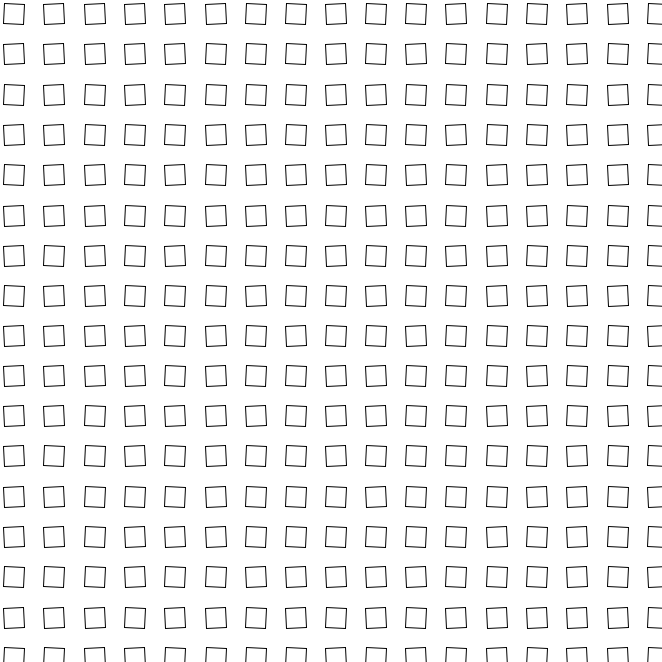
Frame 1 (no input)
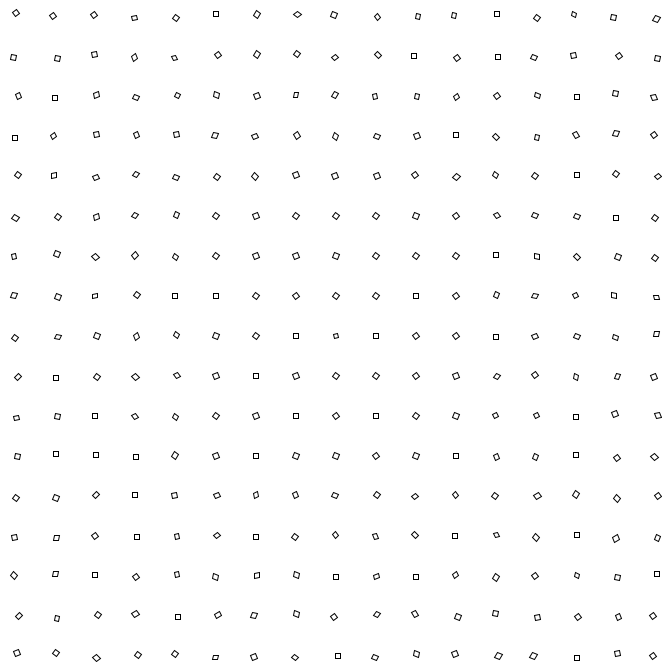
Frame 60 (the mouse pressed at the canvas centre just before this capture)
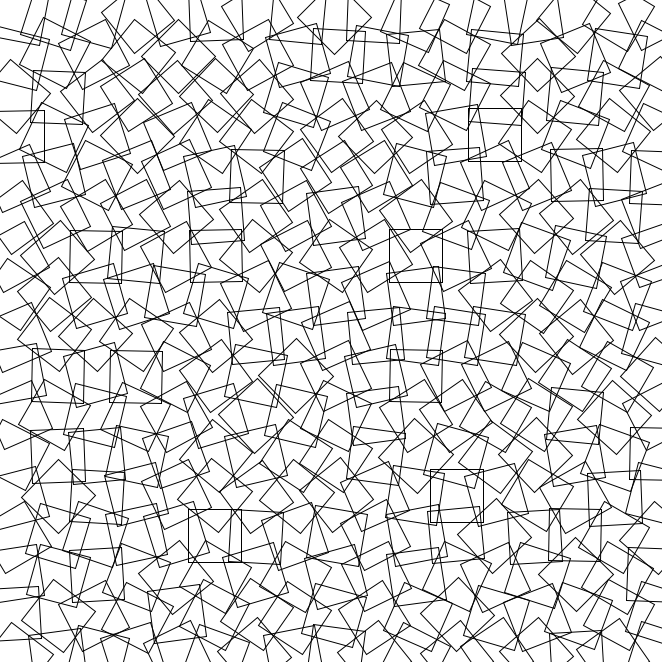
Frame 120 (the mouse held since frame 60 and released just before this capture)

The Processing sketch that drew these frames (run headless with seeded random() and noise(); from frame 60 on, the mouse is pressed at the canvas centre):

// Processing sketch: please_spin
// ── please_spin.pde
/* control the size of the squares by moving your mouse to the right or left! */

int count = 0;

SquareSpin[] square = new SquareSpin[300];

void setup() { 
  size(662, 662);
 
 //oh my god, i can't believe i'm about to use loops in loops like this...
 for (int a = -320; a <= 320; a = a + 40) {
  for (int b = -320; b <= 320; b = b + 40) {
    square[count] = new SquareSpin(a, b);
    count++;
  }
 }
 //amazing!!
 
}

void draw() {
 background(255);
 pushMatrix();
 translate(width/128, height/128);
 
 //mapping the mouse position to the size of the square
 int f = 0;
 float d = map(mouseX, 0, width, 5, 100);

 while (f < count) {
   square[f].go();
   square[f].show();
  square[f].updateSize(d);
   f++;
 }
 
popMatrix();
}

// ── SquareSpin.pde
class SquareSpin {
  
  float speed = random(-0.05, 0.05);
  float angle = 0;
  float d = 20;
  int x, y;
  
  
  
  SquareSpin(int xpos, int ypos) {
    x = xpos;
    y = ypos; 
  }
  
  void go() {
    angle += speed;
  }
  
  void show() {
    pushMatrix();
    translate(((width/2)+x), ((height/2)+y));
    rotate(angle);
    rectMode(CENTER);
    noFill();
    rect(x/128, y/128, d, d);   
    popMatrix();
  }
  
  void updateSize(float size) {
    d = size;
  }
  
}
